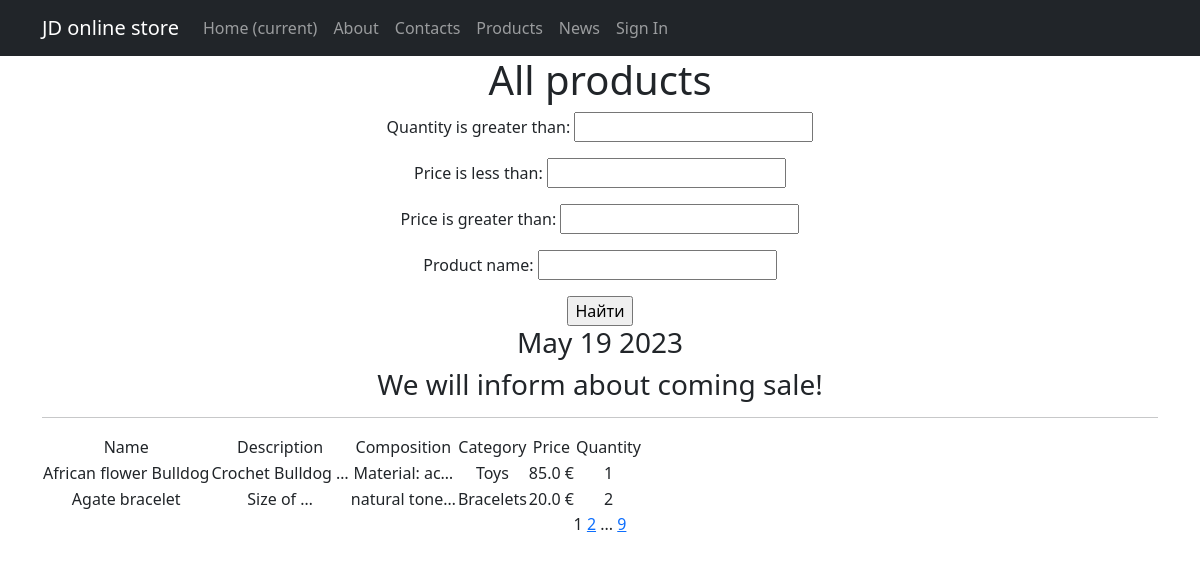
Screenshot of /products/ with the database file from the repository.
### jd_app/models.py (models this page shows, shortened)
class Product(models.Model):
    name = models.CharField(max_length=255, unique=True)
    price = models.FloatField(validators=[MinValueValidator(0.0)],)
    composition = models.TextField(default="Состав не указан")
    description = models.TextField()
    quantity = models.IntegerField(validators=[MinValueValidator(0)],)
    category = models.ForeignKey(to ='Category', on_delete=models.CASCADE,related_name='Products',)

class Category(models.Model):
    name=models.CharField(max_length=100, unique=False)

### jd_app/views.py (the view)
# urls.py: urlpatterns = [path('', ProductsList.as_view(), name='product_list'),
class ProductsList(ListView):
    model = Product
    ordering = 'name'
    template_name = 'flatpages/products.html'
    context_object_name = 'products'
    paginate_by = 2  # количество записей на странице
    def get_queryset(self):
        queryset = super().get_queryset()
        self.filterset = ProductFilter(self.request.GET, queryset)
        return self.filterset.qs
    def get_context_data(self, **kwargs):
        context = super().get_context_data(**kwargs)
        context['time_now'] = datetime.utcnow()
        context['next_sale'] = None
        context['filterset'] = self.filterset
        return context

### jd_app/templatetags/custom_filters.py (called while the page is built)
@register.filter()
def currency(value, code='eur'):
    postfix = CURRENCIES_SYMBOLS[code]
    return f'{value} {postfix}'

### jd_app/templatetags/custom_tags.py (called while the page is built)
@register.simple_tag()
def current_time(format_string='%b %d %Y'):
   return datetime.utcnow().strftime(format_string)

### templates/flatpages/products.html (shortened to what this page needs)
{% extends 'flatpages/default.html' %}
{% load custom_filters %}
{% load custom_tags %}
{% block content %}
   <h1>All products</h1>
   <form action="" method="get">
       {{ filterset.form.as_p }}
       <input type="submit" value="Найти" />
   </form>
   <h3>{% current_time '%b %d %Y' %}</h3>
   <h3>{{next_sale|default_if_none:"We will inform about coming sale!"}} </h3>
   <hr>
   {% if products %}
       <table>
           <tr>
               <td>Name</td>
               <td>Description</td>
               <td>Composition</td>
               <td>Category</td>
               <td>Price</td>
               <td>Quantity</td>
           </tr>
           {% for product in products %}
           <tr>
               <td>{{ product.name }}</td>
               <td>{{ product.description|truncatewords:2 }}</td>
               <td>{{ product.composition|truncatechars:13 }}</td>
               <td>{{ product.category.name }}</td>
               <td>{{ product.price|currency:"eur" }}</td>
               <td>{{ product.quantity }}</td>
               <td>
                </td>
           </tr>
           {% endfor %}
       </table>
   {% else %}
       <h2>Товаров нет!</h2>
   {% endif %}
   {{ page_obj.number }}
   {% if page_obj.has_next %}
       <a href="?page={{ page_obj.next_page_number }}">{{ page_obj.next_page_number }}</a>
       {% if paginator.num_pages != page_obj.next_page_number %}
           ...
           <a href="?page={{ page_obj.paginator.num_pages }}">{{ page_obj.paginator.num_pages }}</a>
       {% endif %}
   {% endif %}
{% endblock content %}

### templates/flatpages/default.html (shortened to what this page needs)
<!DOCTYPE html>
<html lang="en">
    <head>
        {% load static %}
        <link href="{% static 'css/styles.css' %}" rel="stylesheet" />
    </head>
    <body>
<nav class="navbar navbar-expand-lg navbar-dark bg-dark static-top">
   <div class="container">
       <a class="navbar-brand" href="#">JD online store</a>
       <div class="collapse navbar-collapse" id="navbarResponsive">
           <ul class="navbar-nav ml-auto">
               <li class="nav-item active">
                   <a class="nav-link" href="#">Home
                       <span class="sr-only">(current)</span>
                   </a>
               </li>
               <li class="nav-item">
                   <a class="nav-link" href="/about/">About</a>
               </li>
               <li class="nav-item">
                   <a class="nav-link" href="/contacts/">Contacts</a>
               </li>
               <li class="nav-item">
                   <a class="nav-link" href="/products/">Products</a>
               </li>
               <li class="nav-item">
                   <a class="nav-link" href="/news/">News</a>
               </li>
               {% if request.user.is_authenticated %}
                   <li class="nav-item">
                       <a class="nav-link" href="{% url 'account_logout' %}">Sign Out</a>
                   </li>
               {% else%}
                   <li class="nav-item">
                       <a class="nav-link" href="{% url 'account_login' %}">Sign In</a>
                   </li>
               {% endif %}
           </ul>
       </div>
   </div>
</nav>
        <div class="container">
            <div class="row">
                <div class="col-lg-12 text-center">
                {% block content %}{% endblock content %}
                </div>
            </div>
        </div>
    </body>
</html>

### rows the page displays
Product: name "African flower Bulldog", description "Crochet Bulldog …", composition "Material: ac…", category.name "Toys", price "85.0 €", quantity "1"
Product: name "Agate bracelet", description "Size of …", composition "natural tone…", category.name "Bracelets", price "20.0 €", quantity "2"

### other values shown
{{ next_sale|default_if_none:"We will inform about coming sale!" }} "We will inform about coming sale!"
{{ page_obj.number }} "1"
{{ page_obj.next_page_number }} "2"
{{ page_obj.paginator.num_pages }} "9"
